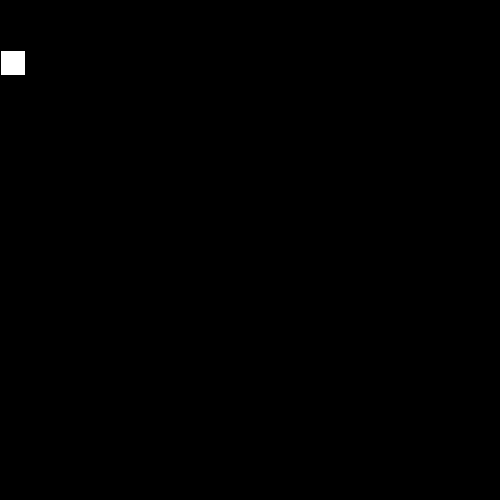
Frame 1 (no input)
Frame 60 (the mouse pressed at the canvas centre just before this capture): identical to frame 1, image omitted
Frame 120 (the mouse held since frame 60 and released just before this capture): identical to frame 1, image omitted

The Processing sketch that drew this single still picture (run headless with seeded random() and noise(); from frame 60 on, the mouse is pressed at the canvas centre):

// Processing sketch: keypresse_2
// ── keypresse_2.pde
int circleX;
boolean going=false;
void setup()
{ 
 size(500,500);
 
 
}
void draw()
{background(0);
fill(255);
rect(circleX,50,25,25);
if(going){
circleX=circleX+2;
}}
void keyPressed()
{going=true;
}
